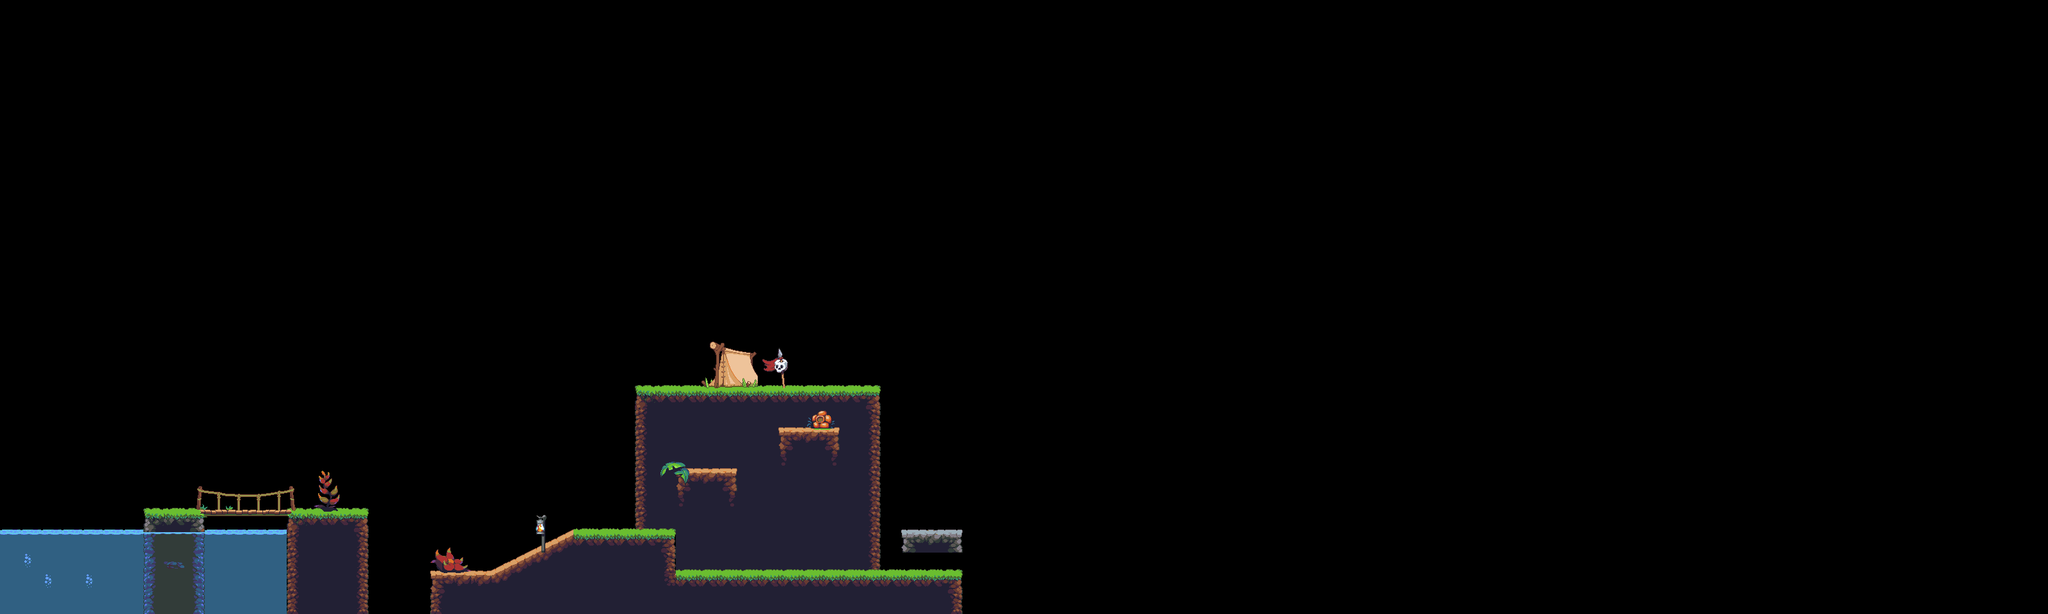

Below is a game level as drawn by its tile map, then a one-line description and the .tmx that defines it (tile-layer data replaced by summaries):
An orthogonal 100x30 tile map with 32x32 px tiles, 5 tile layers (gound2, ground, water, bridge, ...).

<map version="1.0" orientation="orthogonal" width="100" height="30" tilewidth="32" tileheight="32">
 <tileset firstgid="1" name="map" tilewidth="32" tileheight="32">
  <image source="map.png" width="1024" height="2048" />
 </tileset>
 <layer name="gound2" width="100" height="30">
  <data>[3000 cells, 117 non-empty, 10 distinct tile ids]</data>
 </layer>
 <layer name="ground" width="100" height="30">
  <data>[3000 cells, 152 non-empty, 40 distinct tile ids]</data>
 </layer>
 <layer name="water" width="100" height="30">
  <data>[3000 cells, 58 non-empty, 5 distinct tile ids]</data>
 </layer>
 <layer name="bridge" width="100" height="30">
  <data>[3000 cells, 18 non-empty, 18 distinct tile ids]</data>
 </layer>
 <layer name="fg" width="100" height="30">
  <data>[3000 cells, 35 non-empty, 35 distinct tile ids]</data>
 </layer>
</map>